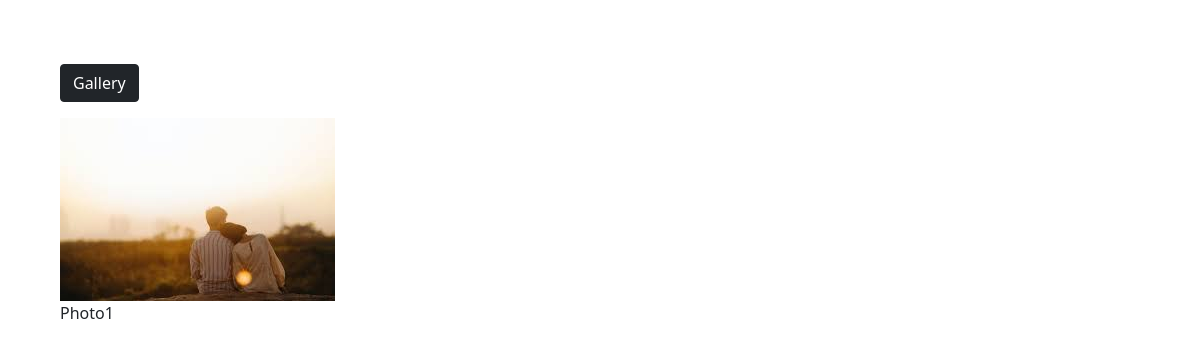
Page /photos/photo/13/ on the committed database.
### photos/models.py (models this page shows, shortened)
class Photo(models.Model):
    category = models.ForeignKey(Category, on_delete=models.SET_NULL, null=True, blank=True)
    image = models.ImageField(null=False, blank=False)
    description = models.TextField()

### photos/views.py (the view)
# urls.py: path('photo/<str:pk>/', views.viewPhoto, name = 'photo'),
def viewPhoto(request, pk):
    photo = Photo.objects.get(id=pk)
    return render(request, 'photos/photo.html', {'photo': photo})

### photos/templates/photos/photo.html (shortened to what this page needs)
<!DOCTYPE html>
<html>
    <head>
        <link href="https://cdn.jsdelivr.net/npm/bootstrap@5.0.0-beta1/dist/css/bootstrap.min.css" rel="stylesheet"
>
    </head>
    <body class="m-5">
        <div class="container">
            <div class="row justify-content-center">
                <div class="col">
                    <a href="{% url 'gallery' %}" class="btn btn-dark my-3"> Gallery </a>
                    <div style="height: 90vh;">
                        <img style="max-width: 100%; max-height: 100%;"
                        src="{{photo.image.url}}">
                        <p>{{photo.description}}</p>
                    </div>
                </div>
            </div>
        </div>
    </body>
</html>

### rows in the picture
Photo: image (picture), description "Photo1"
